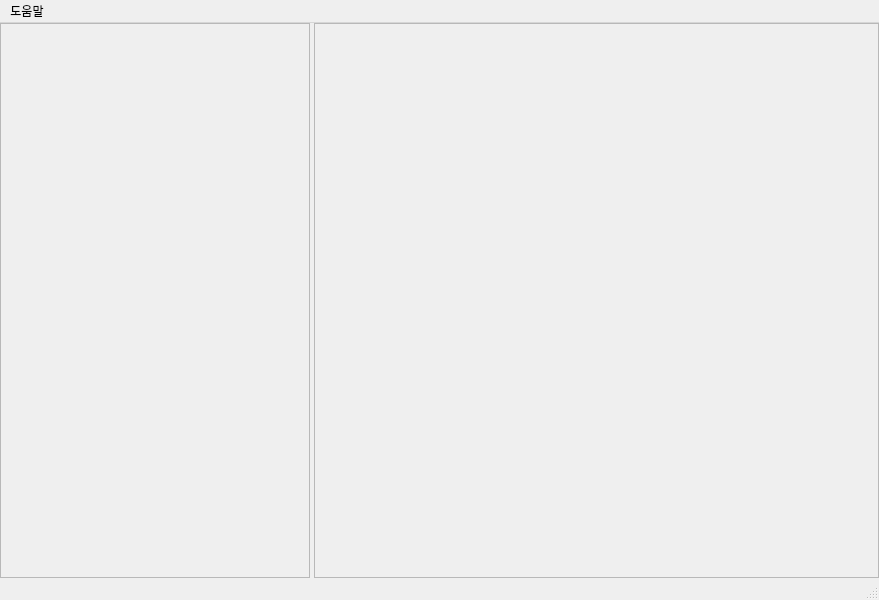
<?xml version="1.0" encoding="UTF-8"?>
<ui version="4.0">
 <class>MainWindow</class>
 <widget class="QMainWindow" name="MainWindow">
  <property name="enabled">
   <bool>true</bool>
  </property>
  <property name="geometry">
   <rect>
    <x>0</x>
    <y>0</y>
    <width>879</width>
    <height>600</height>
   </rect>
  </property>
  <property name="windowTitle">
   <string>Image Viewer</string>
  </property>
  <widget class="QWidget" name="centralwidget">
   <layout class="QHBoxLayout" name="horizontalLayout_3">
    <property name="spacing">
     <number>4</number>
    </property>
    <property name="leftMargin">
     <number>0</number>
    </property>
    <property name="topMargin">
     <number>0</number>
    </property>
    <property name="rightMargin">
     <number>0</number>
    </property>
    <property name="bottomMargin">
     <number>0</number>
    </property>
    <item>
     <widget class="QStackedWidget" name="stackedWidget">
      <property name="frameShape">
       <enum>QFrame::NoFrame</enum>
      </property>
      <property name="currentIndex">
       <number>1</number>
      </property>
      <widget class="QWidget" name="page_3">
       <layout class="QGridLayout" name="gridLayout_2">
        <property name="leftMargin">
         <number>0</number>
        </property>
        <property name="topMargin">
         <number>0</number>
        </property>
        <property name="rightMargin">
         <number>0</number>
        </property>
        <property name="bottomMargin">
         <number>0</number>
        </property>
        <item row="0" column="0">
         <widget class="QFrame" name="frame_3">
          <property name="frameShape">
           <enum>QFrame::StyledPanel</enum>
          </property>
          <property name="frameShadow">
           <enum>QFrame::Raised</enum>
          </property>
         </widget>
        </item>
       </layout>
      </widget>
      <widget class="QWidget" name="page_4">
       <layout class="QGridLayout" name="gridLayout">
        <property name="leftMargin">
         <number>0</number>
        </property>
        <property name="topMargin">
         <number>0</number>
        </property>
        <property name="rightMargin">
         <number>0</number>
        </property>
        <property name="bottomMargin">
         <number>0</number>
        </property>
        <item row="0" column="0">
         <widget class="QWidget" name="widget" native="true">
          <layout class="QHBoxLayout" name="horizontalLayout_2">
           <property name="leftMargin">
            <number>0</number>
           </property>
           <property name="topMargin">
            <number>0</number>
           </property>
           <property name="rightMargin">
            <number>0</number>
           </property>
           <property name="bottomMargin">
            <number>0</number>
           </property>
           <item>
            <layout class="QHBoxLayout" name="horizontalLayout">
             <property name="spacing">
              <number>4</number>
             </property>
             <item>
              <widget class="QFrame" name="frame">
               <property name="sizePolicy">
                <sizepolicy hsizetype="Preferred" vsizetype="Preferred">
                 <horstretch>0</horstretch>
                 <verstretch>0</verstretch>
                </sizepolicy>
               </property>
               <property name="minimumSize">
                <size>
                 <width>310</width>
                 <height>0</height>
                </size>
               </property>
               <property name="maximumSize">
                <size>
                 <width>310</width>
                 <height>16777215</height>
                </size>
               </property>
               <property name="frameShape">
                <enum>QFrame::StyledPanel</enum>
               </property>
               <property name="frameShadow">
                <enum>QFrame::Raised</enum>
               </property>
              </widget>
             </item>
             <item>
              <widget class="QFrame" name="frame_2">
               <property name="frameShape">
                <enum>QFrame::StyledPanel</enum>
               </property>
               <property name="frameShadow">
                <enum>QFrame::Raised</enum>
               </property>
              </widget>
             </item>
            </layout>
           </item>
          </layout>
         </widget>
        </item>
       </layout>
      </widget>
     </widget>
    </item>
   </layout>
  </widget>
  <widget class="QMenuBar" name="menubar">
   <property name="geometry">
    <rect>
     <x>0</x>
     <y>0</y>
     <width>879</width>
     <height>17</height>
    </rect>
   </property>
   <widget class="QMenu" name="menu">
    <property name="title">
     <string>도움말</string>
    </property>
    <addaction name="actionAbout"/>
   </widget>
   <addaction name="menu"/>
  </widget>
  <widget class="QStatusBar" name="statusbar"/>
  <action name="actionAbout">
   <property name="text">
    <string>도움말</string>
   </property>
  </action>
  <action name="actionText">
   <property name="text">
    <string>텍스트</string>
   </property>
  </action>
  <action name="actionCut">
   <property name="text">
    <string>자르기</string>
   </property>
  </action>
 </widget>
 <resources/>
 <connections/>
</ui>
